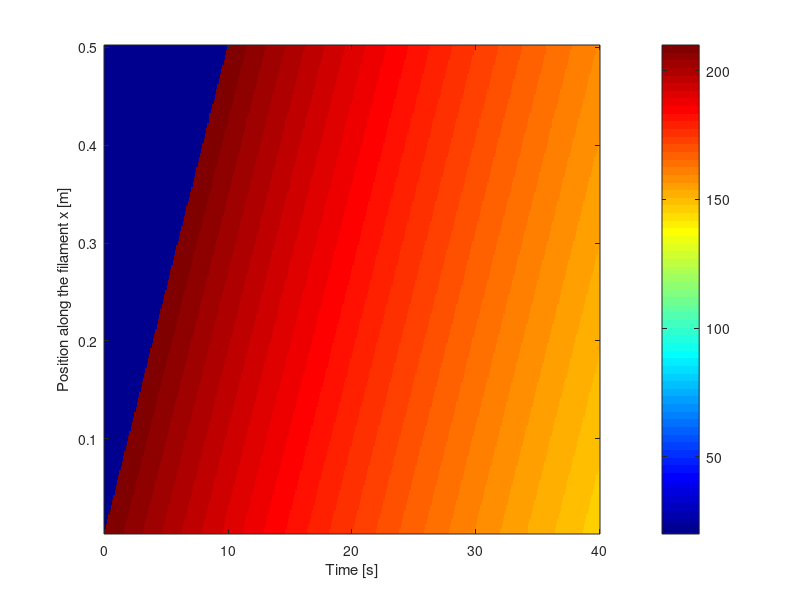

The MATLAB script that drew this image:
clc;
clear; 
close all;

% Parameters
c = 0.002;           % filament square section [m]
A = c^2;             % filament square area [m^2]
L_tot = 0.5;         % Total length of the print [m]
v_print = 0.05;      % nozzle's print velocity [m/s]

% filament's material parameters (Assumed the filament is made of PLA)
rho = 1245;             % Density [kg/m^3]
cp = 1600;              % Specific heat capacity [J/(kg·K)]
k = 0.16;               % Thermal conductivity [W/(m·K)]
alpha = k / (rho * cp); % Thermal diffusivity [m^2/s]

% Boundary and environmental parameters
T_nozzle = 210;      % Extrusion temperature (nozzle) [°C]
T_plate = 60;        % Heated bed temperature [°C]
T_env = 20;          % Ambient air temperature [°C]
h_plate = 15;        % Heat transfer coefficient with the plate [W/(m^2·K)]
h_env = 10;          % Heat transfer coefficient with ambient air on 3 sides [W/(m^2·K)]

% Spatial discretization
N_tot = 100;         % Total number of cells for the entire path
dx = L_tot / N_tot;  % Spatial step [m]
V = c^2 * dx;        % Volume of a single cell [m^3]
C_th = rho * cp * V; % Thermal capacity of the cell [J/K]

% 3. Time discretization and stability
t_print = L_tot / v_print; % Total printing time

% Thermal stability conditions (CFL)
dt_diff = (dx^2) / (2 * alpha);
dt_conv = C_th / (h_plate * c * dx + 3 * h_env * c * dx);
dt_movement = dx / v_print; %constraint on advancing 1 cell per step
dt = 0.5 * min([dt_diff, dt_conv, dt_movement]); 

t_cool_extra = 30;   % Cooling period after printing is complete
t_max = t_print + t_cool_extra; % Total simulation time
time_vec = 0:dt:t_max;
num_steps = length(time_vec);

% Simulation
% Initialization
T = T_env * ones(N_tot, 1);     % Cell temperature vector 
N_active = 0;                   % Number of currently deposited cells
T_history = T_env * ones(N_tot, num_steps); % Matrix to save the temperature history over time

% Loop
for step = 1:num_steps
    t = time_vec(step);
    
    % growing domain phase
    if t <= t_print
        x_nozzle = v_print * t;
        target_active = min(N_tot, ceil(x_nozzle / dx));
        while N_active < target_active
            N_active = N_active + 1;
            T(N_active) = T_nozzle;
        end
    end
    
    % thermal evolution
    if N_active > 0
        Phi = zeros(N_active + 1, 1);
        Phi(1) = 0;
        for i = 2:N_active
            Phi(i) = -k * A * (T(i) - T(i-1)) / dx;
        end
        Phi(N_active + 1) = 0; 
        T_new = T;
        
        for i = 1:N_active
            net_conduction = Phi(i) - Phi(i+1);
            
            Q_ext_plate = -h_plate * c * dx * (T(i) - T_plate);
            Q_ext_env   = -3 * h_env * c * dx * (T(i) - T_env);
            Q_ext_tot   = Q_ext_plate + Q_ext_env;
            
            if t <= t_print && i == N_active
                T_new(i) = T_nozzle; 
            else
                T_new(i) = T(i) + (dt / C_th) * (net_conduction + Q_ext_tot);
            end
        end
        T = T_new;
    end
    T_history(:, step) = T;
end

% plot
figure('Color', 'white');
imagesc(time_vec, (1:N_tot)*dx, T_history);
set(gca, 'YDir', 'normal');
colorbar;
xlabel('Time [s]');
ylabel('Position along the filament x [m]');
colormap('jet');
